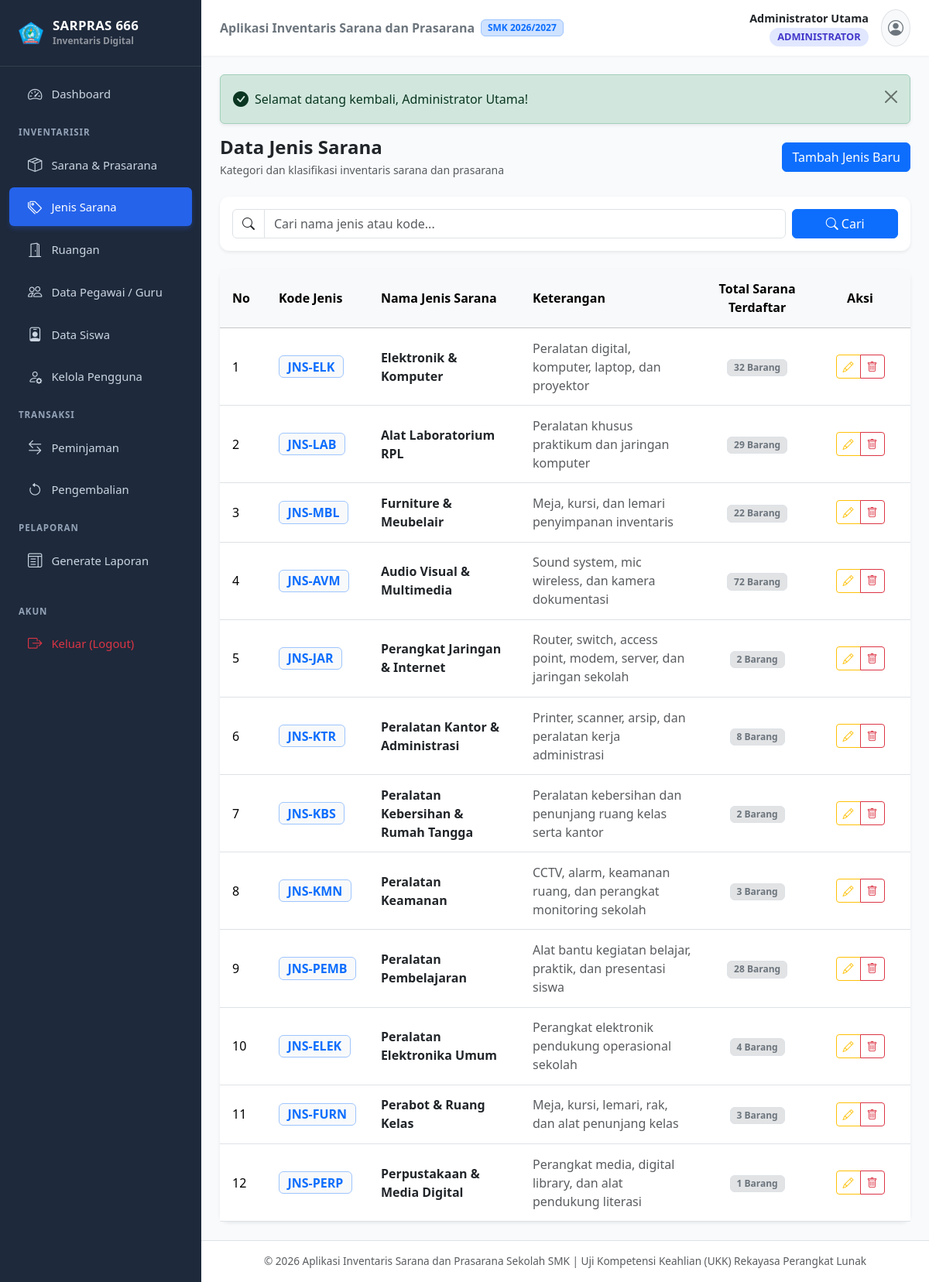
Screenshot of /jenis.php (signed in) with the database file from the repository.
### tables this page shows
CREATE TABLE `jenis` (
  `id_jenis` INT AUTO_INCREMENT PRIMARY KEY,
  `nama_jenis` VARCHAR(100) NOT NULL,
  `kode_jenis` VARCHAR(20) NOT NULL UNIQUE,
  `keterangan` TEXT
);

### config/Database.php (called while the page is built, shortened)
<?php
class Database {
    private static ?PDO $instance = null;
    private static string $host = 'localhost';
    private static string $dbname = 'db_inventaris_sarana';
    private static string $username = 'root';
    private static string $password = '';
    private static string $charset = 'utf8mb4';
    public static function getConnection(): PDO {
        if (self::$instance === null) {
            try {
                $dsn = "mysql:host=" . self::$host . ";dbname=" . self::$dbname . ";charset=" . self::$charset;
                $options = [
                    PDO::ATTR_ERRMODE            => PDO::ERRMODE_EXCEPTION,
                    PDO::ATTR_DEFAULT_FETCH_MODE => PDO::FETCH_ASSOC,
                    PDO::ATTR_EMULATE_PREPARES   => true,
                ];
                self::$instance = new PDO($dsn, self::$username, self::$password, $options);
            } catch (PDOException $e) {
                die("Koneksi ke database gagal: " . $e->getMessage());
            }
        }
        return self::$instance;
    }
}

### classes/Jenis.php (called while the page is built, shortened)
<?php
require_once __DIR__ . '/../config/Database.php';
class Jenis {
    private PDO $db;
    public function __construct() {
        $this->db = Database::getConnection();
    }
    public function getAll(string $search = ''): array {
        $stmt = $this->db->query("
            SELECT j.*, COUNT(i.id_inventaris) AS total_barang
            FROM jenis j
            LEFT JOIN inventaris i ON j.id_jenis = i.id_jenis
            GROUP BY j.id_jenis
            ORDER BY j.id_jenis ASC
        ");
        return $stmt->fetchAll();
    }
}

### jenis.php (the view, shortened to what this page needs)
<?php
require_once __DIR__ . '/classes/Auth.php';
require_once __DIR__ . '/classes/Jenis.php';
$jenisObj = new Jenis();
$search = trim($_GET['search'] ?? '');
$listJenis = $jenisObj->getAll($search);
include __DIR__ . '/templates/header.php';
?>
<div class="d-flex flex-wrap justify-content-between align-items-center mb-4 gap-2">
    <div>
        <h4 class="fw-bold mb-1 text-dark">Data Jenis Sarana</h4>
        <p class="text-muted small mb-0">Kategori dan klasifikasi inventaris sarana dan prasarana</p>
    </div>
    <button type="button" class="btn btn-primary" data-bs-toggle="modal" data-bs-target="#modalTambah">
        Tambah Jenis Baru
    </button>
</div>
<div class="card mb-4 border-0 shadow-sm">
    <div class="card-body">
        <form method="GET" action="" class="row g-2 align-items-center">
            <div class="col-md-10">
                <div class="input-group">
                    <span class="input-group-text bg-white"><i class="bi bi-search"></i></span>
                    <input type="text" name="search" class="form-control" placeholder="Cari nama jenis atau kode..." value="<?= htmlspecialchars($search) ?>">
                </div>
            </div>
            <div class="col-md-2 d-flex gap-1">
                <button type="submit" class="btn btn-primary flex-grow-1"><i class="bi bi-search"></i> Cari</button>
            </div>
        </form>
    </div>
</div>
<div class="card border-0 shadow-sm">
    <div class="card-body p-0">
        <div class="table-responsive">
            <table class="table table-hover align-middle mb-0">
                <thead class="table-light">
                    <tr>
                        <th style="width: 60px;">No</th>
                        <th>Kode Jenis</th>
                        <th>Nama Jenis Sarana</th>
                        <th>Keterangan</th>
                        <th class="text-center">Total Sarana Terdaftar</th>
                        <th class="text-center" style="width: 130px;">Aksi</th>
                    </tr>
                </thead>
                <tbody>
                    <?php if (empty($listJenis)): ?>
                        <tr>
                            <td colspan="6" class="text-center py-5 text-muted">
                                <i class="bi bi-inbox fs-2 d-block mb-2"></i>
                                Belum ada data jenis sarana.
                            </td>
                        </tr>
                    <?php else: ?>
                        <?php $no = 1; foreach ($listJenis as $row): ?>
                            <tr>
                                <td><?= $no++ ?></td>
                                <td><span class="badge bg-light text-primary border border-primary-subtle fs-6"><?= htmlspecialchars($row['kode_jenis']) ?></span></td>
                                <td class="fw-bold text-dark"><?= htmlspecialchars($row['nama_jenis']) ?></td>
                                <td class="text-muted"><?= htmlspecialchars($row['keterangan'] ?: '-') ?></td>
                                <td class="text-center">
                                    <span class="badge bg-secondary-subtle text-secondary border">
                                        <?= (int) $row['total_barang'] ?> Barang
                                    </span>
                                </td>
                                <td class="text-center">
                                    <div class="btn-group btn-group-sm">
                                        <button type="button" class="btn btn-outline-warning"
                                                data-bs-toggle="modal"
                                                data-bs-target="#modalEdit"
                                                data-item='<?= json_encode($row, JSON_HEX_TAG | JSON_HEX_APOS | JSON_HEX_QUOT | JSON_HEX_AMP) ?>'
                                                title="Edit">
                                            <i class="bi bi-pencil"></i>
                                        </button>
                                        <button type="button" class="btn btn-outline-danger"
                                                data-bs-toggle="modal"
                                                data-bs-target="#modalHapus"
                                                data-id="<?= $row['id_jenis'] ?>"
                                                data-nama="<?= htmlspecialchars($row['nama_jenis']) ?>"
                                                title="Hapus">
                                            <i class="bi bi-trash"></i>
                                        </button>
                                    </div>
                                </td>
                            </tr>
                        <?php endforeach; ?>
                    <?php endif; ?>
                </tbody>
            </table>
        </div>
    </div>
</div>
<?php include __DIR__ . '/templates/footer.php'; ?>

### assets/css/style.css (style rules this page uses)
:root { --primary-color: #2563eb; --primary-hover: #1d4ed8; --sidebar-width: 260px; --sidebar-bg: #1e293b; --sidebar-color: #cbd5e1; --sidebar-active-bg: #2563eb; --sidebar-active-color: #ffffff; --body-bg: #f8fafc; }
body { font-family: system-ui, -apple-system, "Segoe UI", Roboto, "Helvetica Neue", Arial, sans-serif; background-color: var(--body-bg); min-height: 100vh; display: flex; flex-direction: column; overflow-x: hidden; }
.card { border: 1px solid rgba(0, 0, 0, 0.05); border-radius: 0.75rem; box-shadow: 0 1px 3px rgba(0, 0, 0, 0.02), 0 2px 4px rgba(0, 0, 0, 0.02); }
.table > :not(caption) > * > * { padding: 0.85rem 1rem; vertical-align: middle; }

### rows the page displays
jenis: kode_jenis "JNS-ELK", nama_jenis "Elektronik & Komputer", keterangan "Peralatan digital, komputer, laptop, dan proyektor", total_barang "32"
jenis: kode_jenis "JNS-LAB", nama_jenis "Alat Laboratorium RPL", keterangan "Peralatan khusus praktikum dan jaringan komputer", total_barang "29"
jenis: kode_jenis "JNS-MBL", nama_jenis "Furniture & Meubelair", keterangan "Meja, kursi, dan lemari penyimpanan inventaris", total_barang "22"
jenis: kode_jenis "JNS-AVM", nama_jenis "Audio Visual & Multimedia", keterangan "Sound system, mic wireless, dan kamera dokumentasi", total_barang "72"
jenis: kode_jenis "JNS-JAR", nama_jenis "Perangkat Jaringan & Internet", keterangan "Router, switch, access point, modem, server, dan jaringan sekolah", total_barang "2"
jenis: kode_jenis "JNS-KTR", nama_jenis "Peralatan Kantor & Administrasi", keterangan "Printer, scanner, arsip, dan peralatan kerja administrasi", total_barang "8"
jenis: kode_jenis "JNS-KBS", nama_jenis "Peralatan Kebersihan & Rumah Tangga", keterangan "Peralatan kebersihan dan penunjang ruang kelas serta kantor", total_barang "2"
jenis: kode_jenis "JNS-KMN", nama_jenis "Peralatan Keamanan", keterangan "CCTV, alarm, keamanan ruang, dan perangkat monitoring sekolah", total_barang "3"
jenis: kode_jenis "JNS-PEMB", nama_jenis "Peralatan Pembelajaran", keterangan "Alat bantu kegiatan belajar, praktik, dan presentasi siswa", total_barang "28"
jenis: kode_jenis "JNS-ELEK", nama_jenis "Peralatan Elektronika Umum", keterangan "Perangkat elektronik pendukung operasional sekolah", total_barang "4"
jenis: kode_jenis "JNS-FURN", nama_jenis "Perabot & Ruang Kelas", keterangan "Meja, kursi, lemari, rak, dan alat penunjang kelas", total_barang "3"
jenis: kode_jenis "JNS-PERP", nama_jenis "Perpustakaan & Media Digital", keterangan "Perangkat media, digital library, dan alat pendukung literasi", total_barang "1"

### other values shown
$currentUser['nama'] "Administrator Utama"
$currentUser['level'] "ADMINISTRATOR"
$_SESSION['flash_success'] "Selamat datang kembali, Administrator Utama!"
